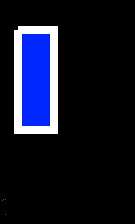
#> input picture scripts/cntdict_tst/bluboi.bmp, 135 x 224 px
$ python -i filters.py   (imports and definitions only)   (older library calls are emulated)
#> lines starting #> are read from the running program, lines starting #| are printed output that depends on the picture; after the words box and inside, x2 and y2 are one past the last pixel; in counts of white or black regions, pixels touching at a corner belong together
#> further down, picture is the input picture: shape (224, 135, 3); mean B, G, R 39.9, 21.5, 18.2
import cv2
import numpy as np
import os

"""List of filters and masks
filter images:
bgr:        blue green red
hsv:        hue sat value
s_hsv:      shifted hsv
brite_hsv:  only bright shifted hsv

masks:
brite:      non grey i.e. colourful
white:      white
black:      black
sat_red:    hue-based red
sat_green:  hue-based green
sat_blue:   hue-based blue
sp_red:     relative-rgb based red
sp_green:   relative-rgb based green
sp_blue:    relative-rgb based blue

"""


my_path = os.path.abspath(os.path.dirname(__file__))
class FilterCacher:
    def __init__(self):
        self.fimgs = {}
        self.masks = {}
        self.cacheSum = 0
        self.capacitive=None

    def getContoursFromMask(self, mask):
        kernel = np.ones((10, 10), np.uint8)
        closing = cv2.morphologyEx(mask, cv2.MORPH_CLOSE, kernel)
        # closing=mask
        img, cnts, hierarchy = cv2.findContours(
            closing, cv2.RETR_TREE, cv2.CHAIN_APPROX_SIMPLE)
        if not hierarchy is None:
            return (cnts, hierarchy[0])
        else:
            return (cnts, None)

    def preprocess(self, img):
        if np.sum(img) == self.cacheSum:
            #print('filtering caught optimised')
            # we have already processed this image- do nothing
            return
        else:
            #self.clahe = cv2.createCLAHE(clipLimit=2.0,tileGridSize=(20,20))
            self.cacheSum = np.sum(img)
#> self.cacheSum = 2408134
            self.fimgs['bgr'] = img
            # hsv: normal HSV.

            # self.fimgs['lab'] = cv2.cvtColor(self.fimgs['bgr'], cv2.COLOR_BGR2LAB)

            # lab_planes = cv2.split(self.fimgs['lab'])

            # lab_planes[0] = self.clahe.apply(lab_planes[0])

            # self.fimgs['clahe_lab'] = cv2.merge(lab_planes)

            # self.fimgs['clahe_bgr'] = cv2.cvtColor(self.fimgs['clahe_lab'], cv2.COLOR_LAB2BGR)
            self.fimgs['hsv']=cv2.cvtColor(self.fimgs['bgr'], cv2.COLOR_BGR2HSV)
            # s_hsv: shifted HSV.
            # convert to integer so we can use modulo
            fullh = (self.fimgs['hsv'][:, :, 0]).astype(int)
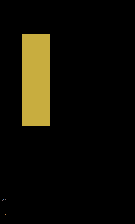
#> fullh: shape (224, 135) int64; 5 distinct labels, from 0 to 116; one colour per label, 0 black
            # shift the colours by 180/12 so the red bins end up together
            fullh += int(180/12)
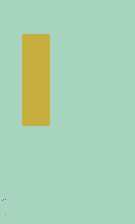
#> fullh: shape (224, 135) int64; 5 distinct labels, from 15 to 131; one colour per label, 0 black
            # loop the values back to within  0 - 180
            fullh %= 180
            # reinsert into hsv -- for future refinement
            self.fimgs['s_hsv'] = np.copy(self.fimgs['hsv'])
            self.fimgs['s_hsv'][:, :, 0] = fullh*1.0

            # brite: relative saturation and value thresholding, to get rid of grey objects and darker objects.
            self.masks['brite'] = {'img': cv2.inRange(self.fimgs['s_hsv'], (0, np.max(
                self.fimgs['s_hsv'][:, :, 1])*0.3, np.max(self.fimgs['s_hsv'][:, :, 2])*0.2), (180, 255, 255))}

            # white and black self.masks
            # white: high value, low saturation
            self.masks['white'] = {'img': cv2.inRange(self.fimgs['s_hsv'], (0, 0, np.max(
                self.fimgs['s_hsv'][:, :, 2])*0.9), (180, np.max(self.fimgs['s_hsv'][:, :, 1])*0.2, 255))}
            # black: low values
            self.masks['black'] = {'img': cv2.inRange(
                self.fimgs['s_hsv'], (0, 0, 0), (180, 255, np.max(self.fimgs['s_hsv'][:, :, 2])*0.1))}

            # saturation + HSV Red, blue and green.
            self.fimgs['brite_hsv'] = cv2.bitwise_and(
                self.fimgs['s_hsv'], self.fimgs['s_hsv'], mask=self.masks['brite']['img'])
            self.masks['sat_red'] = {'img': cv2.inRange(
                self.fimgs['s_hsv'],  np.array([0, 76, 1]), np.array([30, 255, 255]))}
            self.masks['sat_green'] = {'img': cv2.inRange(
                self.fimgs['s_hsv'],  np.array([45, 76, 1]), np.array([95, 255, 255]))}
            self.masks['sat_blue'] = {'img': cv2.inRange(
                self.fimgs['s_hsv'],  np.array([106, 1, 1]), np.array([140, 255, 255]))}

            # sp_green: specifically for detecting green things by making a mask which is not green.
            # use the same theory to detect things which are definitely red and blue?
            sp_colors = ['sp_blue', 'sp_green', 'sp_red']
            for i, s in enumerate(sp_colors):
                mid = np.clip(self.fimgs['bgr'][:, :, i].astype(int)-((self.fimgs['bgr'][:, :, (i+1) % 3].astype(
                    int)+self.fimgs['bgr'][:, :, (i+2) % 3].astype(int))*5/6), 0, 255).astype(np.uint8)
                # print(np.max(mid))
                self.masks[sp_colors[i]] = {
                    "img": cv2.inRange(mid, np.max(mid)*0.5+1, 255)}
#> this loop made 3 passes
#> pass 1, in preprocess, `mid = np.clip(self.fimgs['bgr'][:, :, i].astype(int)-((self.fimgs['bgr..`:
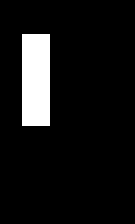
#> mid: shape (224, 135); values 0 (black) and 223 (white), 8.5% white; 1 white region, box (x1, y1, x2, y2) and area: (22, 34, 50, 126) 2576
#> after the loop, self.masks = 9 items
            # contour finding
            for mask in self.masks:
                self.masks[mask]['cnts'] = self.getContoursFromMask(
                    self.masks[mask]['img'])
#> this loop made 9 passes
#> mask on passes 1, 2, 3, 4, 5, 6, 8, 9: 'brite', 'white', 'black', 'sat_red', 'sat_green', 'sat_blue', 'sp_green', 'sp_red'
#> (mask, cnts in getContoursFromMask) on pass 7: ('sp_blue', [[[23, 35], [23, 126], [50, 126], [50, 35]]])
#> pass 1, in getContoursFromMask, `closing = cv2.morphologyEx(mask, cv2.MORPH_CLOSE, kernel)`:
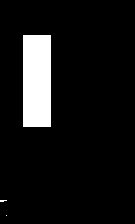
#> closing: shape (224, 135); 8.6% white; 3 white regions (2 under 20 px), largest, box (x1, y1, x2, y2) and area: (23, 35, 51, 127) 2576
#> pass 2, in getContoursFromMask (call 2), `closing = cv2.morphologyEx(mask, cv2.MORPH_CLOSE, kernel)`:
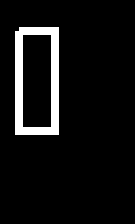
#> closing: shape (224, 135); 7.1% white; 1 white region, box (x1, y1, x2, y2) and area: (15, 27, 59, 135) 2160
#> pass 3, in getContoursFromMask (call 3), `closing = cv2.morphologyEx(mask, cv2.MORPH_CLOSE, kernel)`:
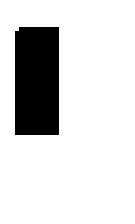
#> closing: shape (224, 135); 84.3% white; 1 black region, box (x1, y1, x2, y2) and area: (15, 27, 59, 135) 4736

            # [8 lines of commented-out code are left out]


    def getContours(self, img, masknames, includeHierarchy=False):
        self.preprocess(img)
        cnts = {}
        for m in masknames:
            try:
                if includeHierarchy == False:
                    cnts[m] = self.masks[m]['cnts'][0]
                else:
                    cnts[m] = self.masks[m]['cnts']
            except KeyError:
                print(m+" not recognised to be a mask.")
        return cnts

    def getContourColor(self, img, cnt):
        mask = np.zeros_like(img[:, :, 0])
        # ,['s_hsv'])# implement second argument to save time for later
        self.preprocess(img)
        mask = cv2.drawContours(mask, [cnt], 0, 1, -1)
        img2 = self.fimgs['s_hsv'][:, :, 0] * \
            mask.astype(self.fimgs['s_hsv'].dtype)
        return np.sum(img2)/cv2.contourArea(cnt)


debugMode = "fromVideo"
todraw = ['sp_green','sat_green','brite']
todraw_fimgs = ['bgr']
# [43 lines not run here, left out]

>>> import cv2
>>> picture = cv2.imread('cntdict_tst/bluboi.bmp')
>>> result = FilterCacher().preprocess(picture)
